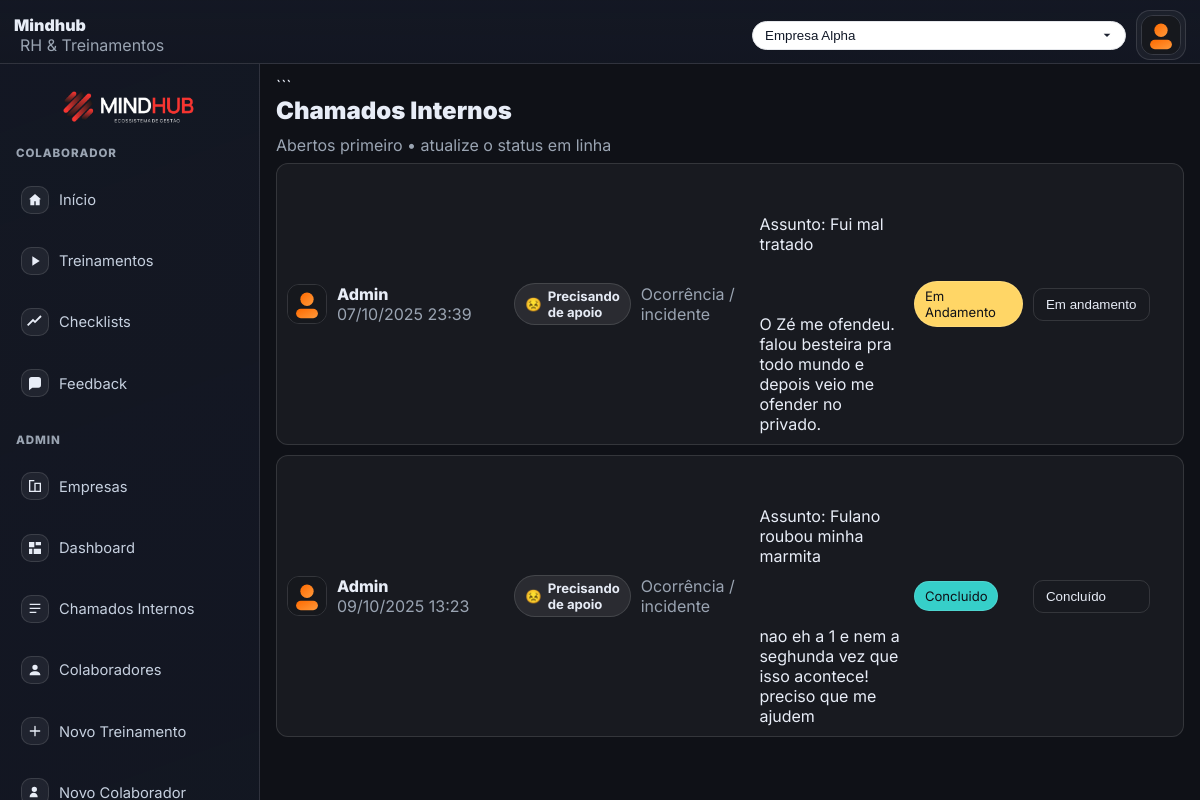
/pages/chamados.php (signed in), run on the app's committed database.
### tables this page shows
CREATE TABLE `feedback_tickets` (
  `id` int(11) NOT NULL,
  `company_id` int(11) NOT NULL,
  `user_id` int(11) NOT NULL,
  `sentiment_key` varchar(20) NOT NULL,
  `sentiment_score` tinyint(4) NOT NULL,
  `category` varchar(32) NOT NULL,
  `subject` varchar(160) DEFAULT NULL,
  `message` text NOT NULL,
  `status` enum('aberto','em_andamento','concluido') NOT NULL DEFAULT 'aberto',
  `created_at` timestamp NOT NULL DEFAULT current_timestamp(),
  `updated_at` timestamp NOT NULL DEFAULT current_timestamp() ON UPDATE current_timestamp()
);

CREATE TABLE `users` (
  `id` int(11) NOT NULL,
  `name` varchar(120) NOT NULL,
  `email` varchar(160) NOT NULL,
  `password_hash` varchar(255) NOT NULL,
  `type` enum('Admin','Colaborador','Gestor') NOT NULL,
  `avatar_url` varchar(255) DEFAULT NULL,
  `created_at` timestamp NULL DEFAULT current_timestamp(),
  `birthday` date DEFAULT NULL,
  `phone` varchar(40) DEFAULT NULL,
  `status` tinyint(1) NOT NULL DEFAULT 1
);

### includes/auth.php (called while the page is built, shortened)
<?php
function url_for(string $path): string {
    return rtrim(BASE_URL, '/') . $path;
}
function currentCompanyId(): ?int {
    return $_SESSION['current_company']['id'] ?? null;
}

### pages/chamados.php (the view, shortened to what this page needs)
<?php
require_once __DIR__ . '/../includes/layout_start.php';
require_once __DIR__ . '/../includes/feedback.php';
$companyId = currentCompanyId();
$rows = fb_list_admin($pdo, $companyId);
$cats = fb_categories();
$sentMap = [];
foreach (fb_sentiments() as $s) {
    $sentMap[$s['key']] = $s;
}
?>
<h2 style="margin:0 0 10px; font-weight:900">Chamados Internos</h2>
<div class="small" style="margin-bottom:8px">
    Abertos primeiro • atualize o status em linha
</div>
<?php if (empty($rows)): ?>
    <div class="card" style="padding:20px">
        Sem chamados no momento.
    </div>
<?php else: ?>
    <div style="display:flex; flex-direction:column; gap:10px">
        <?php foreach ($rows as $r):
            $s = $sentMap[$r['sentiment_key']] ?? null;
            $emoji = $s['emoji'] ?? '🙂';
            $title = $s['title'] ?? ucfirst($r['sentiment_key']);
        ?>
            <div class="row" data-id="<?= (int)$r['id'] ?>">
                <div style="display:flex; align-items:center; gap:10px">
                    <img
                        class="avatar"
                        src="<?= htmlspecialchars(($r['avatar_url'] ?: url_for('/assets/img/avatar.svg'))) ?>"
                        alt=""
                    >
                    <div>
                        <div style="font-weight:800">
                            <?= htmlspecialchars($r['user_name']) ?>
                        </div>
                        <div class="small">
                            <?= date('d/m/Y H:i', strtotime($r['created_at'])) ?>
                        </div>
                    </div>
                </div>
                <div>
                    <span class="badge sent">
                        <?= $emoji ?>
                        <strong><?= htmlspecialchars($title) ?></strong>
                    </span>
                </div>
                <div class="small">
                    <?= htmlspecialchars($cats[$r['category']] ?? $r['category']) ?>
                </div>
                <div style="white-space:pre-wrap">
                    <?= nl2br(htmlspecialchars($r['message'])) ?>
                </div>
                <div>
                    <?= fb_status_badge($r['status']) ?>
                </div>
                <div>
                    <select class="select statusSel">
                        <option value="em_andamento" <?= $r['status'] == 'em_andamento' ? 'selected' : '' ?>>
                            Em andamento
                        </option>
                        <option value="concluido" <?= $r['status'] == 'concluido' ? 'selected' : '' ?>>
                            Concluído
                        </option>
                    </select>
                </div>
            </div>
        <?php endforeach; ?>
    </div>
<?php endif; ?>
<?php require_once __DIR__ . '/../includes/layout_end.php'; ?>

### includes/feedback.php (shortened to what this page needs)
<?php
require_once __DIR__ . '/auth.php';
function fb_sentiments(): array {
    return [
        ['score' => 5, 'key' => 'excelente',      'emoji' => '🚀', 'title' => 'No topo!'],
        ['score' => 4, 'key' => 'bem',            'emoji' => '🙂', 'title' => 'Mandando bem'],
        ['score' => 3, 'key' => 'ok',             'emoji' => '😐', 'title' => 'Tudo ok'],
        ['score' => 2, 'key' => 'sobrecarregado', 'emoji' => '😓', 'title' => 'Correria'],
        ['score' => 1, 'key' => 'estressado',     'emoji' => '😣', 'title' => 'Precisando de apoio'],
    ];
}
function fb_categories(): array {
    return [
        'melhoria_processo'   => 'Sugestão de melhoria',
        'suporte_operacional' => 'Preciso de ajuda',
        'ocorrencia'          => 'Ocorrência / incidente',
        'feedback_geral'      => 'Feedback construtivo',
        'reconhecimento'      => 'Reconhecimento / elogio',
        'infra_recursos'      => 'Infraestrutura / recursos',
    ];
}
function fb_status_badge(string $st): string {
    $map = [
        'aberto'       => 'background:#ff4d4f;color:#0f1117',
        'em_andamento' => 'background:#ffd666;color:#0f1117',
        'concluido'    => 'background:#36cfc9;color:#0f1117',
    ];
    $style = $map[$st] ?? 'background:#9aa4b2;color:#0f1117';
    $label = ucwords(str_replace('_', ' ', $st));
    return "<span class=\"badge\" style=\"$style\">$label</span>";
}
function fb_list_admin(PDO $pdo, int $companyId): array {
    $st = $pdo->prepare("
        SELECT t.*, u.name AS user_name, u.avatar_url
        FROM feedback_tickets t
        JOIN users u ON u.id = t.user_id
        WHERE t.company_id = ?
        ORDER BY FIELD(t.status, 'aberto', 'em_andamento', 'concluido'), t.created_at DESC
    ");
    $st->execute([$companyId]);
    return $st->fetchAll() ?: [];
}

### data on the page
feedback_tickets: user.name "Admin", created_at "07/10/2025 23:39", sentiment_key "😣", sentiment_key "Precisando de apoio", category "Ocorrência / incidente", message "Assunto: Fui mal tratado O Zé me ofendeu. falou besteira pra todo mundo e depois veio me ofender no privado.", status "Em Andamento", status "Em andamento"
feedback_tickets: user.name "Admin", created_at "09/10/2025 13:23", sentiment_key "😣", sentiment_key "Precisando de apoio", category "Ocorrência / incidente", message "Assunto: Fulano roubou minha marmita nao eh a 1 e nem a seghunda vez que isso acontece! preciso que me ajudem", status "Concluido", status "Concluído"

### other printed values
form field value "Empresa Alpha"
